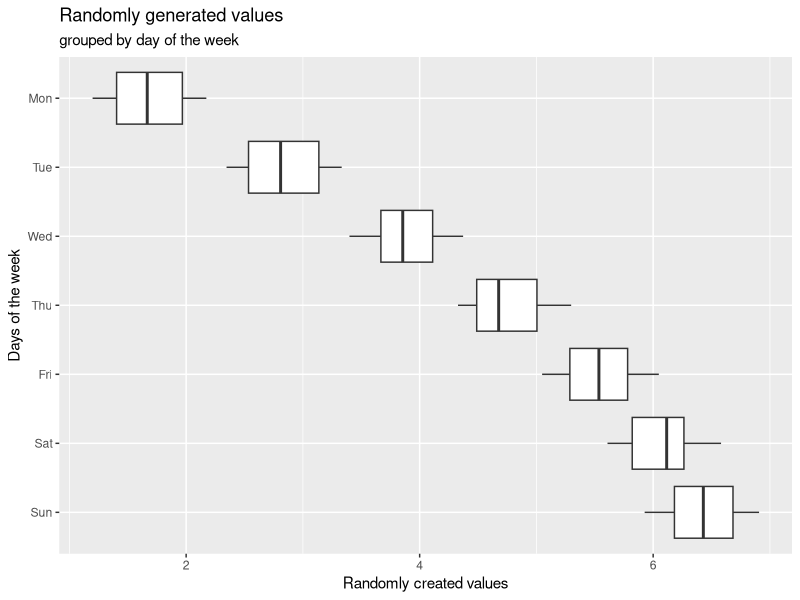

Reproduce this figure in R.
# Exercise 4 - Multiple boxplots from scratch
# A. Generate random data with some structure, and create one data set for
# each day of the week (hint: use the for() cycle, data should have 7 columns).
# At the end you should obtain a matrix with N rows (N = number of random number
# to generate each time) and 7 columns (one for each day of the week).
library(ggplot2)
# Number of random numbers to generate
N <- 100
# Days in a week
days <- 7
# Create the matrix
data <- matrix(0, ncol = days, nrow = N)
# Fill the matrix with random values
for (day in seq_len(days)) {
  #data[, day] <- 5*cos(day/3) + runif(N)
  data[, day] <- 6*sin(day/5) + runif(N)
}

# B. Go from a wide to a long data format. You should create a data.frame object
# with exactly two columns. One contains the values created in A., the other 
# contains the corresponding day of the week.
# Put all the matrix values in a vector
data_vec <- c(data)
# Day of the week
week_day <- c("Mon", "Tue", "Wed", "Thu", "Fri", "Sat", "Sun")
# Create the data frame
data_df <- data.frame("Value" = data_vec, "Day" = rep(week_day, each = N))

# C. Plot the seven boxplots (one for each day of the week) in one graph, 
# horizontally oriented
data_plots <- ggplot(dat = data_df, aes(x = Day, y = Value )) +
  geom_boxplot() +
  coord_flip() +
  scale_x_discrete(limits = rev(week_day)) +
  labs(y = "Randomly created values",
       x = "Days of the week",
       title = "Randomly generated values",
       subtitle = "grouped by day of the week")

#png("./plots/random_generated_value2")
data_plots
#dev.off()
  
  
  
  
  
  
  